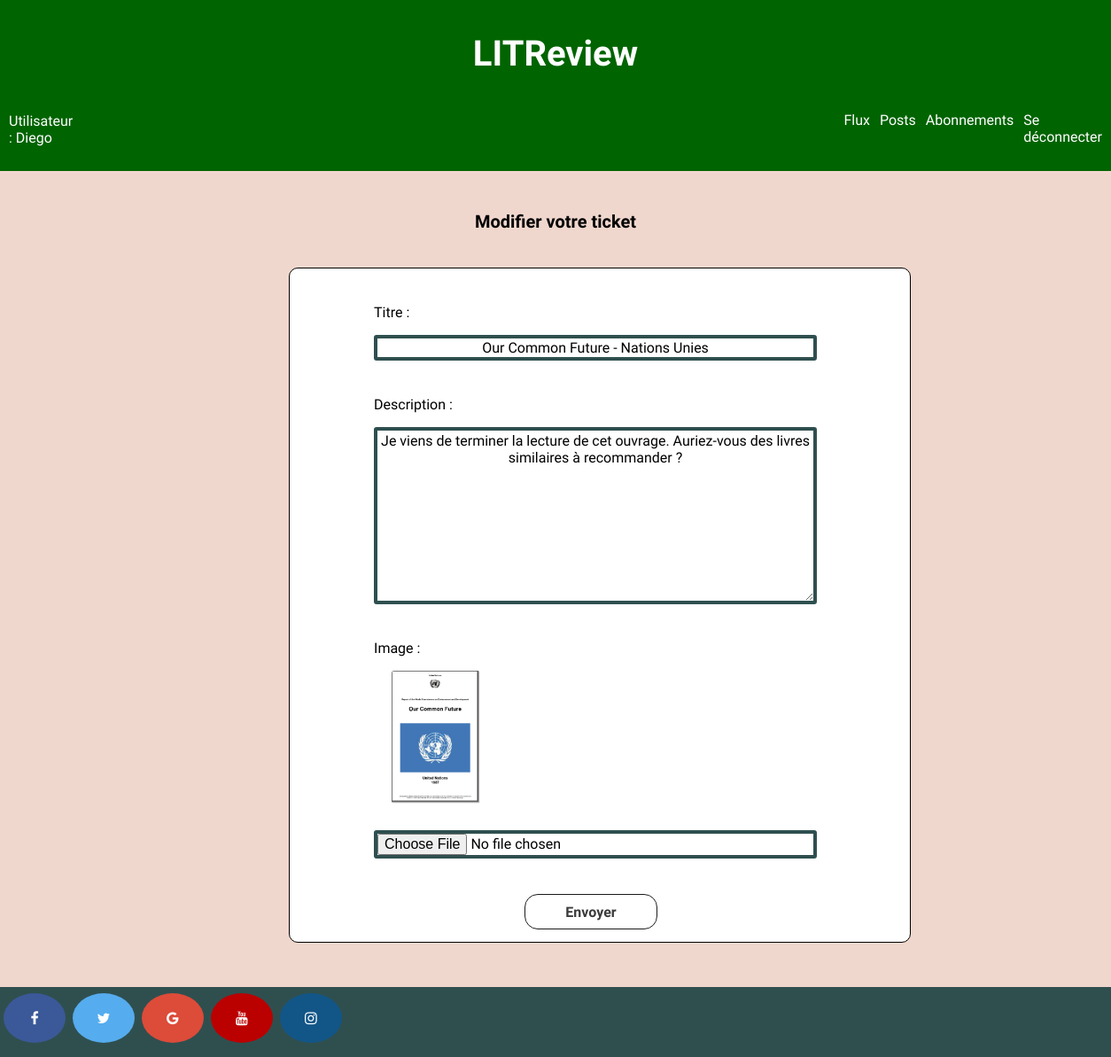
Screenshot of /tickets/64/change/ (signed in) with the database file from the repository.
### reviews/models.py (models this page shows, shortened)
class Ticket(models.Model):
    title = models.fields.CharField(max_length=128)
    description = models.fields.TextField(max_length=2048, blank=True)
    user = models.ForeignKey(to=User, on_delete=models.CASCADE)
    image = models.ImageField(null=True, blank=True, verbose_name="image")
    time_created = models.DateTimeField(auto_now_add=True)
    IMAGE_MAX_SIZE = (250, 250)

### reviews/views.py (the view)
# urls.py: path('tickets/<int:ticket_id>/change/', reviews.views.ticket_update, name='ticket_update'),
@login_required
def ticket_update(request, ticket_id):
    ticket = get_object_or_404(Ticket, id=ticket_id)
    form = TicketForm(instance=ticket)  # prepopulate the form with an existing ticket
    if request.method == 'POST':
        form = TicketForm(request.POST, request.FILES, instance=ticket)
        if form.is_valid():
            form.save()
            return redirect('feed')
    return render(request, 'reviews/update_ticket.html', {'form': form, 'ticket': ticket})

### reviews/forms.py
class TicketForm(forms.ModelForm):
    class Meta:  # inner class specifies the model for which this form will be used
        model = models.Ticket
        fields = ['title', 'description', 'image']
        labels = {
            'title': 'Titre',
            'description': 'Description',
            'image': 'Image',
        }
        widgets = {
            'title': TextInput(attrs={
                'class': "form-control",
                'style': 'width: 500px;',
                'placeholder': 'Titre',
                'size': 100,
            }),
            'description': forms.Textarea(attrs={
                'class': "form-control",
                'style': 'width: 500px; height: 200px; border: 4px solid #2F4F4F; border-radius: 3px;',
                'placeholder': 'Description',
                'size': 100
            }),
            'image': FileInput(attrs={
                'class': "form-control",
                'style': 'width: 500px;',
                'placeholder': 'Image',
                'size': 100
            })
        }
        required = (
            'title',
            'description',
        )

### reviews/templates/reviews/update_ticket.html (shortened to what this page needs)
{% extends 'base.html' %}
{% block content %}
<h2> Modifier votre ticket  </h2>
{% if ticket.image %}
        <div class="container updateticket">
{% else %}
        <div class="container updateticket2">
{% endif %}
<form method="post" enctype="multipart/form-data">
        <div class="form-group border">
                <p> Titre : </p>
                {{ form.title }}
        </div>
        <div class="form-group border">
                <p> Description : </p>
                {{ form.description }}
        </div>
        <div class="form-group border">
                <p> Image : </p>
                {% if ticket.image %}
                        <img id="imgupdatet" src="{{ ticket.image.url }}">
                {% endif %}
                {{ form.image}}
        </div>
        <div class="form-group">
                <button class="btnupdatet" type="submit" >Envoyer</button>
        </div>
</form>
</div>
{% endblock %}

### templates/base.html (shortened to what this page needs)
{% load static %}
<html>
    <head>
        <link rel="stylesheet" href="{% static 'authentication/styles.css' %}" />
        <link rel="stylesheet" href="https://cdnjs.cloudflare.com/ajax/libs/font-awesome/4.7.0/css/font-awesome.min.css">
    </head>
    <body>
        <header>
            <h1 class="title"> LITReview  </h1>
            <div class="headernavuser">
                <p class="user"> Utilisateur : {{user.username}}</p>
                <nav class="box">
                    <a class="menu" href="{% url 'feed' %}">Flux</a>
                    <a class="menu" href="{% url 'my_posts' %}">Posts</a>
                    <a class="menu" href="{% url 'subscriptions' %}">Abonnements</a>
                    {% if user.is_authenticated %}
                        <a class="menu" href="{% url 'home' %}">Se déconnecter</a>
                    {% endif %}
                </nav>
            </div>
        </header>
        <main>
             {% block content %}{% endblock %}
        </main>
        <footer>
            <a href="#" class="fa fa-facebook socialnet"></a>
            <a href="#" class="fa fa-twitter socialnet"></a>
            <a href="#" class="fa fa-google socialnet"></a>
            <a href="#" class="fa fa-youtube socialnet"></a>
            <a href="#" class="fa fa-instagram socialnet"></a>
        </footer>
    </body>
</html>

### authentication/static/authentication/styles.css (style rules this page uses)
header { border-bottom: 2px solid darkgreen; padding:10px; background-color: darkgreen; }
.headernavuser { display: flex; flex-direction: row; }
.user { margin-right: 220px; color: white; }
.title { color: white; }
body { margin:0; min-height: 100vh; display: flex; flex-direction: column; font-family: 'Comfortaa', cursive; background-repeat: no-repeat; background-attachment: fixed; background-size: cover; background-color: #F0D7CD; }
footer { margin-top: auto; border: 2px solid #2F4F4F; background-color: #2F4F4F; width: 100%; height: 75px; bottom: 0; left: 0; right: 0; }
h1 { font-family: 'Comfortaa', cursive; color: black; text-align: center; font-size: 40px; }
h2 { text-align: center; font-size: 20px; margin-top: 45px; color: black; }
.container { display: flex; row-gap: 100px; flex-direction: column; margin-left: 26%; margin-top: 40px; margin-bottom: 50px; width:700px; height: 600px; border: 1px solid black; border-radius: 10px; align-items: center; background-color: white; }
.form-group { margin: 40px; }
nav { margin-left: 200px; }
.menu { color: white; text-decoration: none; font-size: 16px; }
.box { display: flex; gap: 11px; margin-left: 650px; margin-bottom: 5px; margin-top: 15px; }
.fa { padding: 20px; font-size: 30px; width: 30px; text-align: center; text-decoration: none; margin: 5px 2px; border-radius: 50%; }
.fa-facebook { background: #3B5998; color: white; }
.fa-twitter { background: #55ACEE; color: white; }
.fa-google { background: #dd4b39; color: white; }
.fa-youtube { background: #bb0000; color: white; }
.fa-instagram { background: #125688; color: white; }
button { font-family: 'Comfortaa', cursive; appearance: none; background-color: white; border: 1px solid #1A1A1A; border-radius: 15px; box-sizing: border-box; color: #3B3B3B; cursor: pointer; display: inline-block; font-size: 16px; font-weight: 600; line-height: normal; margin-left: 30%; min-height: 40px; min-width: 0; outline: none; padding: auto; text-align: center; text-decoration: none; transition: all 300ms cubic-bezier(.23, 1, 0.32, 1); user-select: none; -webkit-user-select: none; touch-action: manipulation; width: 40%; will-change: transform; }
input, textarea { border: 4px solid #2F4F4F; border-radius: 3px; text-align: center; font-family: 'Comfortaa', cursive; font-size: 1em; }
img { border-radius: 3px; width: 100px; height: 150px; margin-left: 20px; margin-bottom: 10px; }
::placeholder { text-align: center; font-family: 'Comfortaa', cursive; font-size: 1em; }
::placeholder { font-size: 13px; }
.updateticket { height: 760px; }
.updateticket div { margin-left: 95px; }
.btnupdatet { margin-left: 170px; width: 150px; }
#imgupdatet { margin-bottom: 30px; }

### rows the page displays
Ticket: title "Our Common Future - Nations Unies", description "Je viens de terminer la lecture de cet ouvrage. Auriez-vous des livres similaires à recommander ?", image (picture)

### other values shown
{{ user.username }} "Diego"
